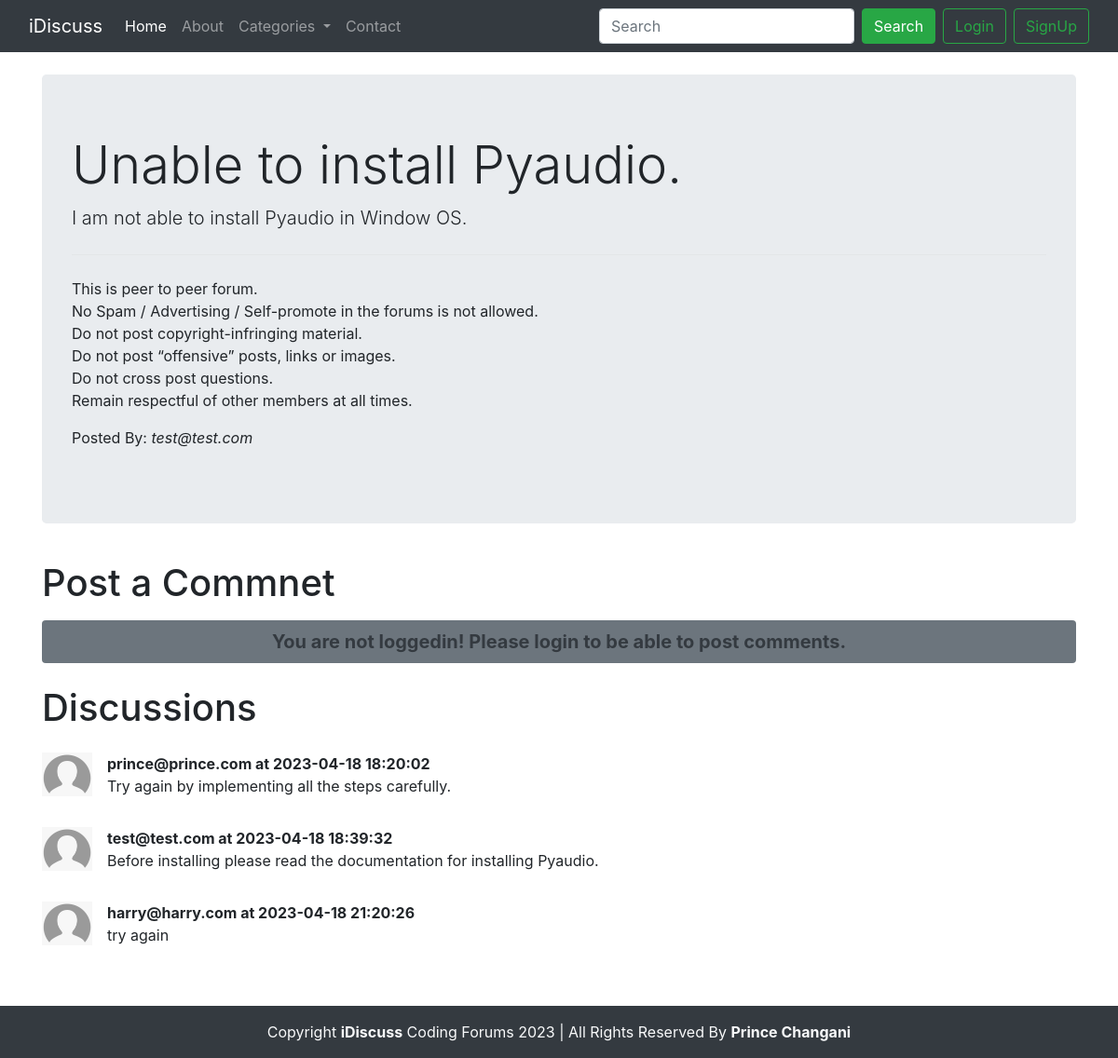
The app's page /thread.php?threadid=1 with its own data.
### tables this page shows
CREATE TABLE `threads` (
  `thread_id` int(7) NOT NULL,
  `thread_title` varchar(255) NOT NULL,
  `thread_desc` text NOT NULL,
  `thread_cat_id` int(7) NOT NULL,
  `thread_user_id` int(7) NOT NULL,
  `timestamp` datetime NOT NULL DEFAULT current_timestamp()
);

CREATE TABLE `users` (
  `sno` int(8) NOT NULL,
  `user_email` varchar(30) NOT NULL,
  `user_pass` varchar(255) NOT NULL,
  `timestamp` datetime NOT NULL
);

CREATE TABLE `comments` (
  `comment_id` int(8) NOT NULL,
  `comment_content` text NOT NULL,
  `thread_id` int(8) NOT NULL,
  `comment_by` int(8) NOT NULL,
  `comment_time` datetime NOT NULL DEFAULT current_timestamp()
);

### thread.php (the view, shortened to what this page needs)
<!doctype html>
<html lang="en">
<head>
    <link href="https://cdn.jsdelivr.net/npm/bootstrap@5.3.0-alpha3/dist/css/bootstrap.min.css" rel="stylesheet"
>
    <link rel="stylesheet" href="https://cdn.jsdelivr.net/npm/bootstrap@4.6.2/dist/css/bootstrap.min.css"
>
</head>
<body>
    <?php
        include 'partials/_dbconnect.php';
        include 'partials/_header.php';
    ?>
    <?php
        $id = $_GET['threadid'];
        $sql = "SELECT * FROM `threads` WHERE thread_id=$id";
        $result = mysqli_query($conn, $sql);
        while($row = mysqli_fetch_assoc($result))
        {
            $title = $row['thread_title'];
            $desc = $row['thread_desc'];
            $thread_user_id = $row['thread_user_id'];
            $sql2 = "SELECT user_email FROM `users` WHERE sno='$thread_user_id'";
            $result2 = mysqli_query($conn, $sql2);
            $row2 = mysqli_fetch_assoc($result2);
            $posted_by = $row2['user_email'];
        }
    ?>
    <div class="container my-4">
        <div class="jumbotron">
            <h1 class="display-4 "><?php echo $title; ?></h1>
            <p class="lead"><?php echo $desc; ?></p>
            <hr class="my-4">
            <p>
                This is peer to peer forum.
                <br>No Spam / Advertising / Self-promote in the forums is not allowed.
                <br>Do not post copyright-infringing material.
                <br>Do not post “offensive” posts, links or images.
                <br>Do not cross post questions.
                <br>Remain respectful of other members at all times.
            </p>
            <p>Posted By: <em><?php echo $posted_by; ?></em></p>
        </div>
    </div>
    <?php
        if(isset($_SESSION['loggedin']) && $_SESSION['loggedin']==true)
        {
            echo '
                <div class="container">
                    <h1 class="py-2">Post a Comment</h1>
                    <form action="' . $_SERVER['REQUEST_URI'] . '" method="POST">
                        <div class="form-group">
                            <label for="comment" class="fw-bold">Type Your comment</label>
                            <textarea class="form-control" id="comment" name="comment" rows="3"></textarea>
                            <input type="hidden" name="sno" value="' . $_SESSION['sno'] . '" >
                        </div>
                        <button type="submit" class="btn btn-success">Post Comment</button>
                    </form>
                </div>
                ';
        }
        else{
            echo '
                <div class="container">
                    <h1 class="py-2">Post a Commnet</h1>
                    <p class="bg-secondary text-dark fw-bold fs-5 p-2 text-center rounded-1">You are not loggedin! Please login to be able to post comments.</p>
                </div>
            ';
        }
    ?>
    <div class="container mb-5">
        <h1 class="py-2">Discussions</h1>
        <?php
            $id = $_GET['threadid'];
            $sql = "SELECT * FROM `comments` WHERE thread_id=$id";
            $result = mysqli_query($conn, $sql);
            while($row = mysqli_fetch_assoc($result))
            {
                $content = $row['comment_content'];
                $comment_time = $row['comment_time'];
                $thread_user_id = $row['comment_by'];
                $sql2 = "SELECT user_email FROM `users` WHERE sno='$thread_user_id'";
                $result2 = mysqli_query($conn, $sql2);
                $row2 = mysqli_fetch_assoc($result2);
                $user = $row2['user_email'];
                echo '  <div class="media my-3">
                <img src="img/userdefault.png" width="54px" class="mr-3" alt="...">
                <div class="media-body">
                    <p class="font-weight-bold my-0">'.$user.' at '.$comment_time.'</p>
                    <p>'.$content.'</p>
                </div>
                </div>
                ';
            }
        ?>
    </div>
    <?php
        include 'partials/_footer.php';
    ?>
</body>
</html>

### records on screen
threads: thread_title "Unable to install Pyaudio.", thread_desc "I am not able to install Pyaudio in Window OS."
users: user_email "test@test.com"
comments: users.user_email "prince@prince.com", comment_time "2023-04-18 18:20:02", comment_content "Try again by implementing all the steps carefully."
comments: users.user_email "test@test.com", comment_time "2023-04-18 18:39:32", comment_content "Before installing please read the documentation for installing Pyaudio."
comments: users.user_email "harry@harry.com", comment_time "2023-04-18 21:20:26", comment_content "try again"
